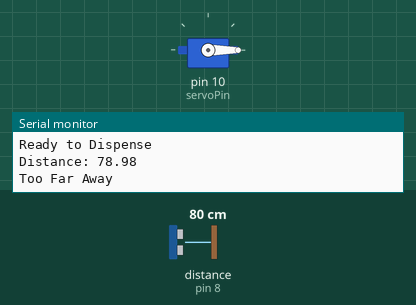
Simulated run of this sketch. Board: Arduino Uno, built with avr-gcc and run on an emulated ATmega328P. Shown: servo, the last lines printed to the serial monitor. Wiring (inferred from the names in the program): ultrasonic range finder: trigger pin 9; echo pin 8. Inputs (shaded band) come from the test bench; at power-on: distance to the obstacle (sensor on pin 8) 80 cm. The echo pulse lasts 58.3 µs per cm.

Above: at 1.3 s.
1.4 s: distance to the obstacle (sensor on pin 8) set to 12 cm
4.4 s: distance to the obstacle (sensor on pin 8) set to 9 cm
At 6.9 s:
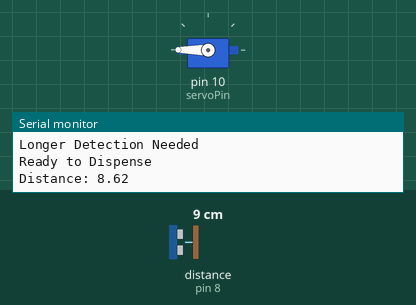
7.4 s: distance to the obstacle (sensor on pin 8) set to 18 cm
8.9 s: distance to the obstacle (sensor on pin 8) set to 2 cm
At 12.6 s:
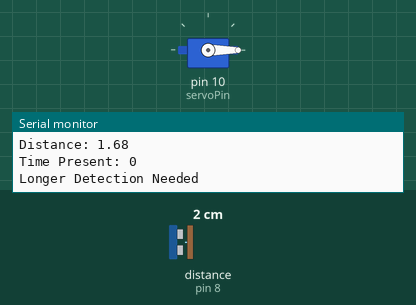
Timing chart, 0 to 12.9 s (numbered marks = the images above; inputs shaded):
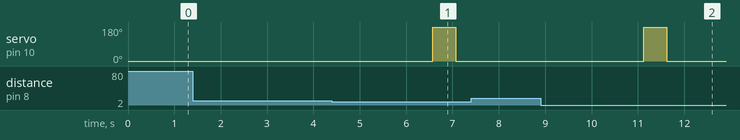

Measured:
- the behaviour switches between 11 and 10 cm on distance to the obstacle (sensor on pin 8) (found by bisection; images 0 and 1)
- after the input at 4.4 s, servo on pin 10 (servoPin): 0° → 180° after 2.2 s, → 0° 0.50 s later
- after the input at 8.9 s, servo on pin 10 (servoPin): 0° → 180° after 2.2 s, → 0° 0.50 s later

The sketch:

golf_ball_dispenser.ino
```cpp
#include <Servo.h>


int trigPin = 9;
int echoPin=8;
int servoPin=10;

long time;
float distance;
bool clubPresent = false;
unsigned long clubTime; // unsigned long because int cause negative overflow error after 32 seconds
unsigned long startTime; // unsigned long because value must match millis() value type


Servo myServo;


void setup() {
 Serial.begin(9600);
 pinMode(trigPin, OUTPUT);
 pinMode(echoPin, INPUT);
 myServo.attach(servoPin);
 myServo.write(0);


}

void loop() {


  Serial.print("Ready to Dispense");
  Serial.print('\n');

  digitalWrite(trigPin, LOW);
  delayMicroseconds(2);
  digitalWrite(trigPin, HIGH);
  delayMicroseconds(10);
  digitalWrite(trigPin, LOW);

  time = pulseIn(echoPin, HIGH);

  distance = (time *0.034) / 2;


  Serial.print("Distance: ");
  Serial.print(distance);
  Serial.print('\n');


  if(distance < 10 ) {

    if (!clubPresent) {
      //club within threshold of 10 cm
      clubPresent = true;
      startTime = millis(); // Starts timer for when club is within distance threshold
    }

   clubTime = millis() - startTime; // How long club has been countinously present within distance threshold


    // Checks to see if club has been at distance threshold for longer than 2 seconds
    if(clubTime >= 2000) {

      // Moves servo arm to release golf ball
      myServo.write(180);
      delay(500);
      myServo.write(0);

      Serial.print("Time Present: ");
      Serial.print(clubTime);
      Serial.print('\n');
      Serial.print("Ball Dispensing");
      Serial.print('\n');

      // Resets timer to 0 after dispensing ball
      clubPresent = false;
      startTime = 0;
      }

     // Resets timer to 0 after verifying that club was not present within distance threshold for longer than 2 seconds
    else {
      Serial.print("Time Present: ");
      Serial.print(clubTime);
      Serial.print('\n');
      Serial.print("Longer Detection Needed");
      Serial.print('\n');

    }

  }
   // Resets timer to 0 after verifying that club did not come into distance threshold
  else {

    clubPresent = false;
    startTime = 0;
    Serial.print("Too Far Away");
    Serial.print('\n');


    }


  delay(500); // lets ultrasonic signals settle before next detection
}
```
